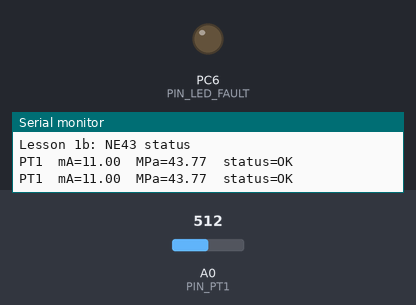
Simulated run of this sketch. Board: STM32 Nucleo. On the bench: output pins drawn as LEDs (lit = HIGH), the last lines printed to the serial monitor. The inputs (shaded band) are chosen by the test bench; at power-on: A0 (PIN_PT1) = 512 (analog values on the 0–1023 scale).

Above: at 1.2 s.
1.3 s: A0 (PIN_PT1) set to 179
2.8 s: A0 (PIN_PT1) set to 149
At 3.7 s:
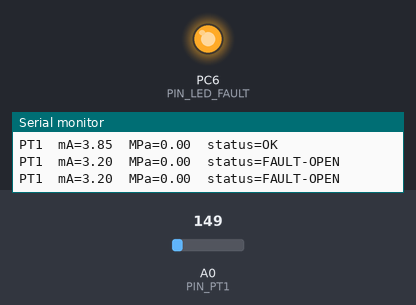
4.3 s: A0 (PIN_PT1) set to 306
At 4.9 s:
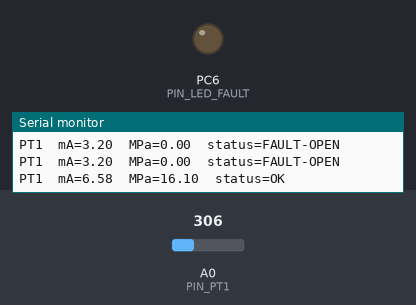
5.8 s: A0 (PIN_PT1) set to 122
At 7.2 s:
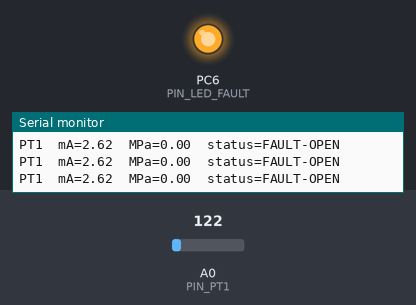
Timing chart, 0 to 8.3 s (numbered marks = the images above; inputs shaded):
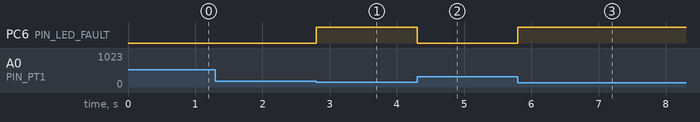

Measured:
- the behaviour switches between 168 and 167 on A0 (PIN_PT1) (found by bisection; images 0 and 1)
- after the input at 2.8 s, PC6 (PIN_LED_FAULT): LOW → HIGH at once
- after the input at 4.3 s, PC6 (PIN_LED_FAULT): HIGH → LOW at once
- after the input at 5.8 s, PC6 (PIN_LED_FAULT): LOW → HIGH at once

The sketch:

sketch.ino
```cpp
// ===== H2 dispenser controller - Step 1b: NAMUR NE43 status + non-blocking timing =====
#define PIN_PT1        PA0
#define PIN_LED_FAULT  PC6

const float ADC_VREF   = 3.3f;
const float ADC_MAX    = 4095.0f;
const float SHUNT_OHMS = 150.0f;

const float PT_LO = 0.0f;      // MPa at 4 mA
const float PT_HI = 100.0f;    // MPa at 20 mA

// ---------- 1. NAMUR NE43 classifier ----------
enum SensorStatus { SNS_OK, SNS_UNDER, SNS_OVER, SNS_FAULT_OPEN, SNS_FAULT_SHORT };

SensorStatus classify(float ma) {
  // FAULT checks first: 2.0 mA is also "< 3.8", so if UNDER were
  // tested first, a cut wire would be reported as only "UNDER".
  if (ma < 3.6f)  return SNS_FAULT_OPEN;
  if (ma > 21.0f) return SNS_FAULT_SHORT;
  if (ma < 3.8f)  return SNS_UNDER;
  if (ma > 20.5f) return SNS_OVER;
  return SNS_OK;
}

const char* statusName(SensorStatus s) {
  switch (s) {
    case SNS_OK:          return "OK";
    case SNS_UNDER:       return "UNDER";
    case SNS_OVER:        return "OVER";
    case SNS_FAULT_OPEN:  return "FAULT-OPEN";
    case SNS_FAULT_SHORT: return "FAULT-SHORT";
  }
  return "?";
}

bool isFault(SensorStatus s) {
  return s == SNS_FAULT_OPEN || s == SNS_FAULT_SHORT;
}

// ---------- 2. Scaling with clamp ----------
float maToEng(float ma, float lo, float hi) {
  if (ma < 4.0f)  ma = 4.0f;      // never report below range bottom
  if (ma > 20.0f) ma = 20.0f;     // never report above range top
  return lo + (ma - 4.0f) * (hi - lo) / 16.0f;
}

// ---------- 3. Non-blocking timing ----------
const uint32_t SAMPLE_MS = 10;    // sample at 100 Hz
const uint32_t PRINT_MS  = 500;   // print at 2 Hz
uint32_t lastSample = 0;
uint32_t lastPrint  = 0;

float        ma     = 0;
float        mpa    = 0;
SensorStatus status = SNS_OK;

void setup() {
  Serial.begin(115200);
  analogReadResolution(12);
  pinMode(PIN_LED_FAULT, OUTPUT);
  Serial.println("Lesson 1b: NE43 status");
}

void loop() {
  uint32_t now = millis();

  // ---- sample task, every 10 ms ----
  if (now - lastSample >= SAMPLE_MS) {
    lastSample += SAMPLE_MS;

    int counts = analogRead(PIN_PT1);
    float volts = counts * (ADC_VREF / ADC_MAX);
    ma     = volts / SHUNT_OHMS * 1000.0f;
    status = classify(ma);
    mpa    = maToEng(ma, PT_LO, PT_HI);

    digitalWrite(PIN_LED_FAULT, isFault(status) ? HIGH : LOW);
  }

  // ---- print task, every 500 ms ----
  if (now - lastPrint >= PRINT_MS) {
    lastPrint += PRINT_MS;
    Serial.print("PT1  mA=");  Serial.print(ma, 2);
    Serial.print("  MPa=");    Serial.print(mpa, 2);
    Serial.print("  status="); Serial.println(statusName(status));
  }
}
```
